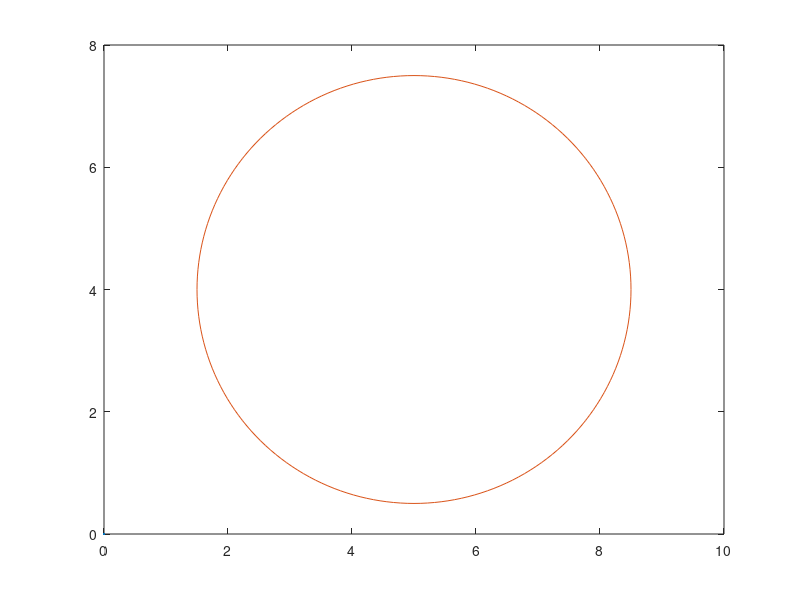

This chart was generated by the following MATLAB code: (Note: this script raises an error after producing the figure.)
clc 
clear all
close all
clf

A=[0 0;0 0];
B=[1 0;0 1];
C=eye(2,2);
D=zeros(2,2);

sys=ss(A,B,C,D);

Ts=0.1;
sysd=c2d(sys,Ts);
Ad=sysd.A;
Bd=sysd.B;
T=50;
%% intial trajectory
count=1;
X(:,1)=[0;0];
for t=0:Ts:5
    if t<2
        u(:,count)=1*0*[1;1];
    else
        u(:,count)=1*0*[1;1];
    end
    X(:,count+1)=Ad*X(:,count)+Bd*u(:,count);
    count=count+1;   
end


plot(X(1,:),X(2,:),'.')
hold on

%%


P_des=[10;10];


N=length(X(1,:));
obs_center=[5;4];
R=3.5;
alpha=1;

r_default=0.3;

lambda=10000;
rho0=0.01;
rho1=0.2;
rho2=0.9;
i=1;
figure(1)
tol=0.001;





theta=linspace(0,2*pi,201);
x_theta=R*cos(theta);
y_theta=R*sin(theta);
plot(obs_center(1)+x_theta,obs_center(2)+y_theta)
for k=1:100
    

    cvx_solver SDPT3
    cvx_precision best
    %cvx_solver sedumi
    cvx_begin 
        
        variable w(2,N-1)

        variable v(2,N-1)
        variable d(2,N)
        %variable U(2,N-1)
        variable s(N-1)
        %s=zeros(N,1);
        %variable s_pos(N)
        minimize (  0.1*sum(sum(abs((u+w)*Ts))) + lambda*sum(sum(abs(v)))  + 1*lambda*sum(max(s,0)) )
        %minimize (  01*sum(sum(abs((U)*Ts))) + lambda*sum(sum(abs(v)))  + 1*lambda*sum(max(s)) )
  
        subject to
        E=eye(2);
        
        X(:,1)+d(:,1)==[0;0];
        for i=1:N-1
            %s(i)<=-R*0.5*0;
            
            
            
            X(:,i+1)+d(:,i+1)==(Ad*X(:,i)+Ad*d(:,i))+(Bd*u(:,i)+Bd*w(:,i))+E*v(:,i);
            %U(:,i)  ==     0.5*(P_des-X(:,i))     -    (u(:,i)+w(:,i));  % desired velocity - actual velocity


            %v_des=([10;10]-(X(1:2,i)+d(:,i)));
            %U(i)==norm([00;0]-(X(1:2,i)))  -  (u(:,i)+w(:,i));

            
            -r_default<=w(1,i)<=r_default;
            -r_default<=w(2,i)<=r_default;
            dh=2*(X(1:2,i)-obs_center);
            h=norm(X(1:2,i)-obs_center,2);
            %-0.1<=d(3:4,i)<=0.1;


            %R-norm(X(1:2,i)-obs_center,2)-(X(1:2,i)-obs_center)'*(X(1:2,i)+d(1:2,i)-obs_center)/norm(X(1:2,i)-obs_center,2)<=s(i);
            R-norm(X(1:2,i)-obs_center,2)-(X(1:2,i)-obs_center)'*(X(1:2,i)+d(1:2,i)-obs_center)/norm(X(1:2,i)-obs_center,2)<=s(i);

            %R-(X(1:2,i)+d(1:2,i)-obs_center)/norm(X(1:2,i)-obs_center,2)*(X(1:2,i)-obs_center)'<=s(i);
            %R-norm(X(1:2,i)-obs_center,2)-(X(1:2,i)-obs_center)'*(X(1:2,i)-obs_center)/norm(X(1:2,i)-obs_center,2)
        end
        
        X(:,N)+d(:,N)==P_des;
        
    cvx_end

    % 


    w=full(w);
    v=full(v);
    d=full(d);
    X=X+d;
    u=u+w;
    hold on
    plot(X(1,:),X(2,:),'.')
    for i=1:N-1

        ss(i)=R-norm(X(1:2,i)-obs_center,2);

    end
    pause(0.01)
    if max(ss)<0 && k>10
        break;
    end
end



figure(2)
hold on
plot(X(1,:),X(2,:),'.')
theta=linspace(0,2*pi,201);
x_theta=R*cos(theta);
y_theta=R*sin(theta);
plot(obs_center(1)+x_theta,obs_center(2)+y_theta)


%%





